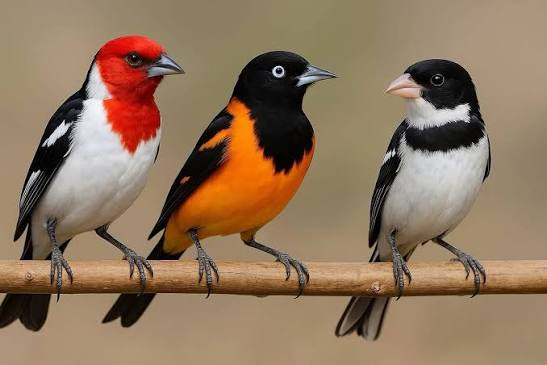
#> input picture 19/passarosdonordeste.jpg, 547 x 365 px, found by its file name
$ python 19.py
#> lines starting #> are read from the running program, lines starting #| are printed output that depends on the picture
import cv2 as cv
import numpy as np
import matplotlib.pyplot as plt

imagemOriginal = cv.imread('C:/enviroment/learningOpenCV/19/passarosdonordeste.jpg')
#> imagemOriginal is the input picture: shape (365, 547, 3); mean B, G, R 92.9, 118, 143.4
imagemCinza = cv.cvtColor(imagemOriginal, cv.COLOR_BGR2GRAY)
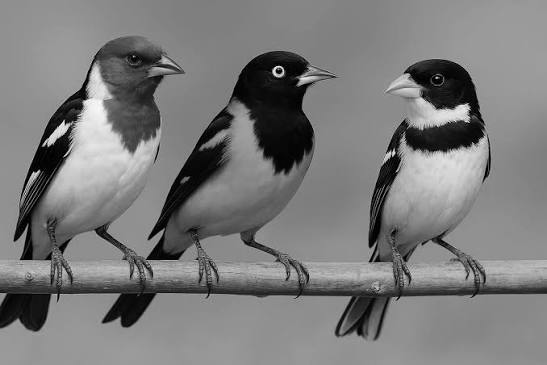
#> imagemCinza: shape (365, 547); min 0, max 252, mean 122.8

imagemSobelX = cv.Sobel(imagemCinza, cv.CV_64F, 1, 0, ksize=5)
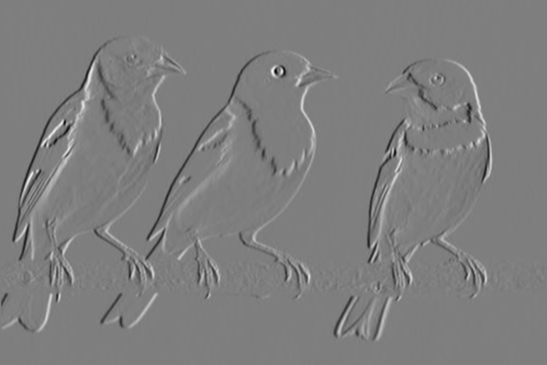
#> imagemSobelX: shape (365, 547) float64; min -9295, max 9397, mean 1.4; drawn with min black and max white
imagemSobelY = cv.Sobel(imagemCinza, cv.CV_64F, 0, 1, ksize=5)
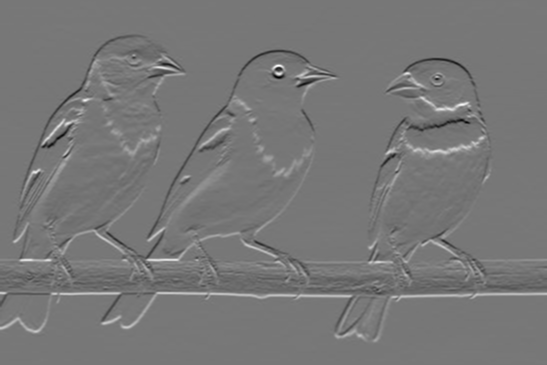
#> imagemSobelY: shape (365, 547) float64; min -8527, max 9656, mean 4; drawn with min black and max white

xAbsoluta = cv.convertScaleAbs(imagemSobelX)
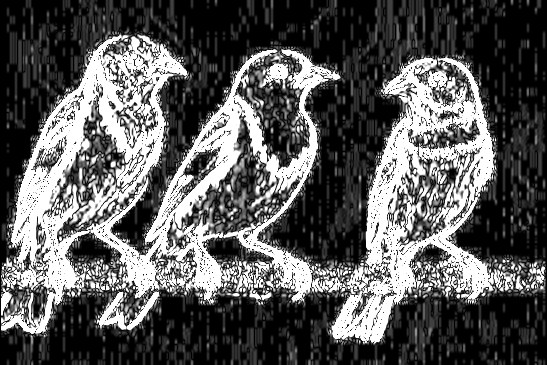
#> xAbsoluta: shape (365, 547); min 0, max 255, mean 89.9
yAbsoluta = cv.convertScaleAbs(imagemSobelY)
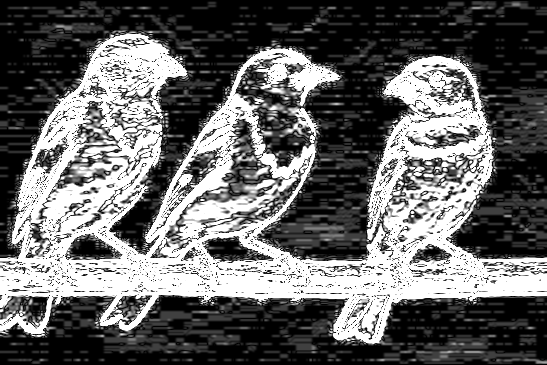
#> yAbsoluta: shape (365, 547); min 0, max 255, mean 102.5

imagemSobel = cv.addWeighted(xAbsoluta, 0.5, yAbsoluta, 0.5, 0) #juntando os dois eixos
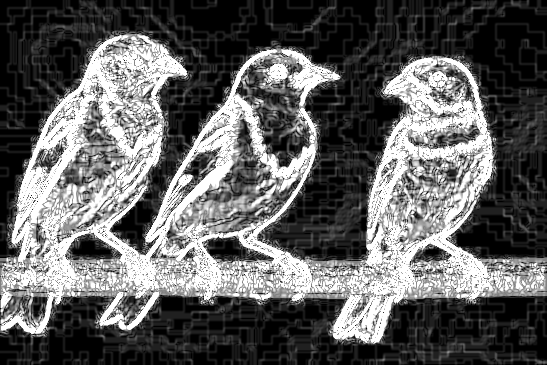
#> imagemSobel: shape (365, 547); min 0, max 255, mean 96.2
#imagemLaplaciana = cv.Laplacian(imagemCinza, cv.CV_32F)
#imagemLaplaciana = cv.convertScaleAbs(imagemLaplaciana) #módulo

histogramaSObel = cv.calcHist([imagemSobel], [0], None, [256], [0, 256])
#> histogramaSObel = 256 values, max 31556 at index 255, min 86 at index 239, mean 779.9

cv.imshow('Sobel X', xAbsoluta)
cv.imshow('Sobel Y', yAbsoluta)
cv.imshow('Sobel', imagemSobel)

plt.figure(figsize=(10, 5))
plt.subplot(1, 2, 2)
plt.plot(histogramaSObel, color='black')
plt.title('Histograma Sobel')
plt.xlabel('Intensidade de Pixel ou nível de cinza (0-255)')
plt.ylabel('Número de Pixels ou frequência')
plt.grid(True)
plt.tight_layout()
plt.show()
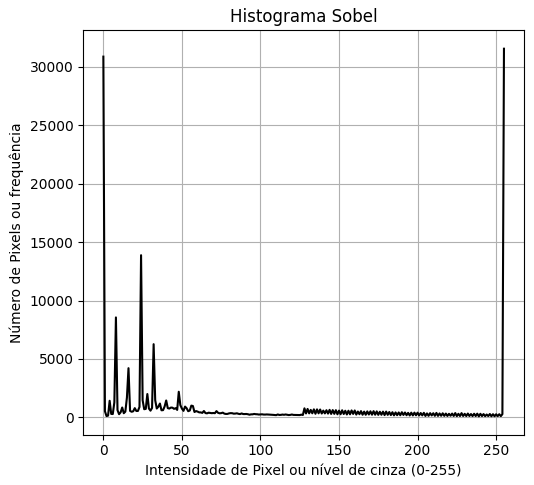
#> figure drawn by matplotlib, 1 panel; curve peaks at x = 255, y = 31556


cv.waitKey(0)
cv.destroyAllWindows()

$ run again, with 19/noruega.jpg copied over 19/passarosdonordeste.jpg
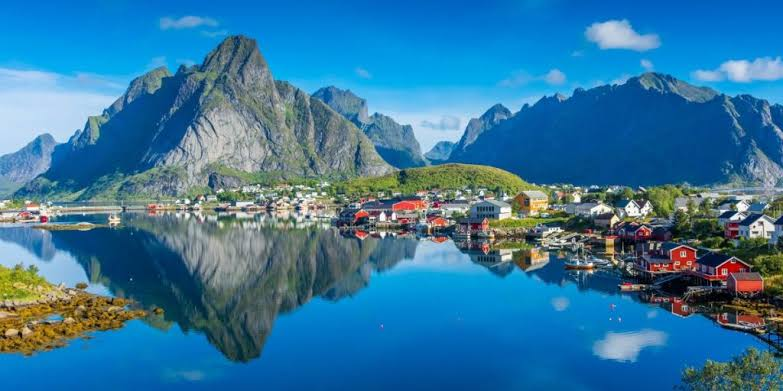
#> input picture 19/noruega.jpg, 783 x 391 px, found by its file name
#> imagemOriginal is the input picture: shape (391, 783, 3); mean B, G, R 157.6, 119, 52.9
#> `imagemSobel = cv.addWeighted(xAbsoluta, 0.5, yAbsoluta, 0.5, 0)`:
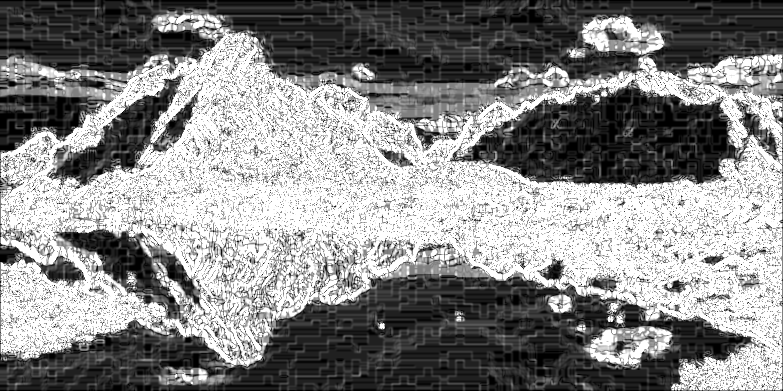
#> imagemSobel: shape (391, 783); min 0, max 255, mean 136.3
#> histogramaSObel = 256 values, max 85169 at index 255, min 67 at index 2, mean 1195.9
#> `plt.show()`:
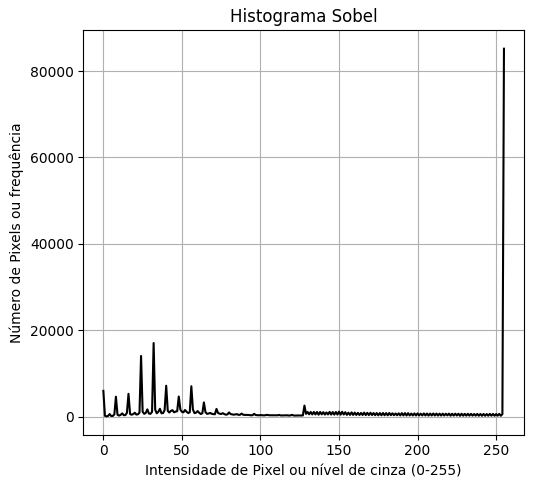
#> figure drawn by matplotlib, 1 panel; curve peaks at x = 255, y = 85169
